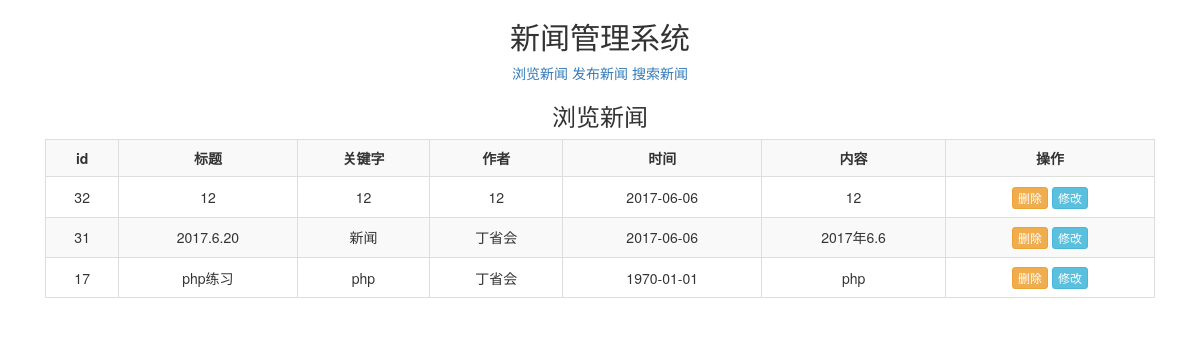
The page /php/login/pages/news/index.php on the database its author committed.
### tables this page shows
CREATE TABLE `news` (
  `id` int(255) NOT NULL AUTO_INCREMENT,
  `title` varchar(255) NOT NULL,
  `keywords` varchar(255) NOT NULL,
  `author` varchar(255) NOT NULL,
  `addtime` int(255) NOT NULL,
  `content` text NOT NULL,
  PRIMARY KEY (`id`)
);

### php/login/pages/news/index.php (the view, shortened to what this page needs)
<!doctype html>
<html>
<head>
     <link rel="stylesheet" type="text/css" href="../../../../css/bootstrap.min.css">
</head>
<body>
    <?php
    include("menu.php");
    ?>
    <div class="container"><div class="col-sm-12 text-center">
    <h3>浏览新闻</h3>
    <div class="table-responsive">
  <table class="table table-bordered  table-hover  table-striped">
        <tr>
            <th>id</th>
            <th>标题</th>
            <th>关键字</th>
            <th>作者</th>
            <th>时间</th>
            <th>内容</th>
            <th>操作</th>
        </tr>
        <?php
        $conn = @mysql_connect(HOST, USER, PASS) or die("数据库连接失败");
        $sql = "select * from news order by addtime desc";
        $result = mysql_query($sql, $conn);
        while ($row = mysql_fetch_assoc($result)) {
            echo "<tr>";
            echo "<td>{$row['id']}</td>";
            echo "<td>{$row['title']}</td>";
            echo "<td>{$row['keywords']}</td>";
            echo "<td>{$row['author']}</td>";
            echo "<td>" . date("Y-m-d", $row['addtime']) . "</td>";
            echo "<td>{$row['content']}</td>";
            echo "<td><a  class='btn btn-warning btn-xs' href='javascript:dodel({$row['id']})'>删除</a>
		<a  class='btn btn-info btn-xs' href='update.php?id={$row['id']}'> 修改</a></td>";
            echo "</tr>";
        }
        ?>
</table>
</div>
</div></div>
</body>
</html>

### php/login/pages/news/index.php (style rules this page uses)
.table th, .table td { text-align: center; vertical-align: middle!important; }

### rows shown on the page
news: id "32", title "12", keywords "12", author "12", addtime "2017-06-06", content "12"
news: id "31", title "2017.6.20", keywords "新闻", author "丁省会", addtime "2017-06-06", content "2017年6.6"
news: id "17", title "php练习", keywords "php", author "丁省会", addtime "1970-01-01", content "php"
